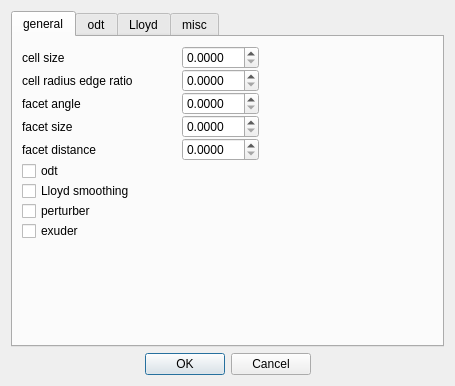
<?xml version="1.0" encoding="UTF-8"?>
<ui version="4.0">
 <class>Dialog_cgal</class>
 <widget class="QDialog" name="Dialog_cgal">
  <property name="geometry">
   <rect>
    <x>0</x>
    <y>0</y>
    <width>455</width>
    <height>386</height>
   </rect>
  </property>
  <property name="windowTitle">
   <string>Export with cgal</string>
  </property>
  <layout class="QVBoxLayout" name="verticalLayout">
   <item>
    <widget class="QTabWidget" name="tabWidget_cgal">
     <property name="currentIndex">
      <number>0</number>
     </property>
     <widget class="QWidget" name="tab">
      <attribute name="title">
       <string>general</string>
      </attribute>
      <layout class="QVBoxLayout" name="verticalLayout_9">
       <property name="spacing">
        <number>0</number>
       </property>
       <property name="leftMargin">
        <number>9</number>
       </property>
       <property name="rightMargin">
        <number>9</number>
       </property>
       <item>
        <layout class="QHBoxLayout" name="horizontalLayout_7">
         <item>
          <widget class="QLabel" name="label_7">
           <property name="minimumSize">
            <size>
             <width>160</width>
             <height>0</height>
            </size>
           </property>
           <property name="text">
            <string>cell size</string>
           </property>
          </widget>
         </item>
         <item>
          <widget class="QDoubleSpinBox" name="doubleSpinBox_CellSize">
           <property name="decimals">
            <number>4</number>
           </property>
           <property name="maximum">
            <double>999.000000000000000</double>
           </property>
           <property name="singleStep">
            <double>0.100000000000000</double>
           </property>
          </widget>
         </item>
         <item>
          <spacer name="horizontalSpacer_5">
           <property name="orientation">
            <enum>Qt::Horizontal</enum>
           </property>
           <property name="sizeHint" stdset="0">
            <size>
             <width>40</width>
             <height>20</height>
            </size>
           </property>
          </spacer>
         </item>
        </layout>
       </item>
       <item>
        <layout class="QHBoxLayout" name="horizontalLayout_6">
         <item>
          <widget class="QLabel" name="label_6">
           <property name="minimumSize">
            <size>
             <width>160</width>
             <height>0</height>
            </size>
           </property>
           <property name="text">
            <string>cell radius edge ratio</string>
           </property>
          </widget>
         </item>
         <item>
          <widget class="QDoubleSpinBox" name="doubleSpinBox_Radius">
           <property name="decimals">
            <number>4</number>
           </property>
           <property name="maximum">
            <double>999.000000000000000</double>
           </property>
           <property name="singleStep">
            <double>0.100000000000000</double>
           </property>
          </widget>
         </item>
         <item>
          <spacer name="horizontalSpacer_4">
           <property name="orientation">
            <enum>Qt::Horizontal</enum>
           </property>
           <property name="sizeHint" stdset="0">
            <size>
             <width>40</width>
             <height>20</height>
            </size>
           </property>
          </spacer>
         </item>
        </layout>
       </item>
       <item>
        <layout class="QHBoxLayout" name="horizontalLayout_2">
         <property name="topMargin">
          <number>0</number>
         </property>
         <item>
          <widget class="QLabel" name="label_3">
           <property name="minimumSize">
            <size>
             <width>160</width>
             <height>0</height>
            </size>
           </property>
           <property name="text">
            <string>facet angle</string>
           </property>
          </widget>
         </item>
         <item>
          <widget class="QDoubleSpinBox" name="doubleSpinBoxFacetAngle">
           <property name="decimals">
            <number>4</number>
           </property>
           <property name="maximum">
            <double>180.000000000000000</double>
           </property>
           <property name="singleStep">
            <double>0.100000000000000</double>
           </property>
          </widget>
         </item>
         <item>
          <spacer name="horizontalSpacer">
           <property name="orientation">
            <enum>Qt::Horizontal</enum>
           </property>
           <property name="sizeHint" stdset="0">
            <size>
             <width>40</width>
             <height>20</height>
            </size>
           </property>
          </spacer>
         </item>
        </layout>
       </item>
       <item>
        <layout class="QHBoxLayout" name="horizontalLayout_3">
         <property name="topMargin">
          <number>0</number>
         </property>
         <item>
          <widget class="QLabel" name="label_4">
           <property name="minimumSize">
            <size>
             <width>160</width>
             <height>0</height>
            </size>
           </property>
           <property name="text">
            <string>facet size</string>
           </property>
          </widget>
         </item>
         <item>
          <widget class="QDoubleSpinBox" name="doubleSpinBox_FacetSize">
           <property name="decimals">
            <number>4</number>
           </property>
           <property name="maximum">
            <double>999.000000000000000</double>
           </property>
           <property name="singleStep">
            <double>0.100000000000000</double>
           </property>
          </widget>
         </item>
         <item>
          <spacer name="horizontalSpacer_2">
           <property name="orientation">
            <enum>Qt::Horizontal</enum>
           </property>
           <property name="sizeHint" stdset="0">
            <size>
             <width>40</width>
             <height>20</height>
            </size>
           </property>
          </spacer>
         </item>
        </layout>
       </item>
       <item>
        <layout class="QHBoxLayout" name="horizontalLayout_5">
         <item>
          <widget class="QLabel" name="label_5">
           <property name="minimumSize">
            <size>
             <width>160</width>
             <height>0</height>
            </size>
           </property>
           <property name="text">
            <string>facet distance</string>
           </property>
          </widget>
         </item>
         <item>
          <widget class="QDoubleSpinBox" name="doubleSpinBox_3FacetDistance">
           <property name="decimals">
            <number>4</number>
           </property>
           <property name="maximum">
            <double>999.000000000000000</double>
           </property>
           <property name="singleStep">
            <double>0.100000000000000</double>
           </property>
          </widget>
         </item>
         <item>
          <spacer name="horizontalSpacer_3">
           <property name="orientation">
            <enum>Qt::Horizontal</enum>
           </property>
           <property name="sizeHint" stdset="0">
            <size>
             <width>40</width>
             <height>20</height>
            </size>
           </property>
          </spacer>
         </item>
        </layout>
       </item>
       <item>
        <layout class="QHBoxLayout" name="horizontalLayout_18">
         <item>
          <widget class="QCheckBox" name="checkBox_ODT">
           <property name="text">
            <string>odt</string>
           </property>
          </widget>
         </item>
         <item>
          <spacer name="horizontalSpacer_11">
           <property name="orientation">
            <enum>Qt::Horizontal</enum>
           </property>
           <property name="sizeHint" stdset="0">
            <size>
             <width>40</width>
             <height>20</height>
            </size>
           </property>
          </spacer>
         </item>
        </layout>
       </item>
       <item>
        <layout class="QHBoxLayout" name="horizontalLayout_17">
         <item>
          <widget class="QCheckBox" name="checkBoxLloyd">
           <property name="text">
            <string>Lloyd smoothing</string>
           </property>
          </widget>
         </item>
         <item>
          <spacer name="horizontalSpacer_9">
           <property name="orientation">
            <enum>Qt::Horizontal</enum>
           </property>
           <property name="sizeHint" stdset="0">
            <size>
             <width>40</width>
             <height>20</height>
            </size>
           </property>
          </spacer>
         </item>
        </layout>
       </item>
       <item>
        <layout class="QHBoxLayout" name="horizontalLayout_21">
         <item>
          <widget class="QCheckBox" name="checkBox_Perturber">
           <property name="text">
            <string>perturber</string>
           </property>
          </widget>
         </item>
         <item>
          <spacer name="horizontalSpacer_15">
           <property name="orientation">
            <enum>Qt::Horizontal</enum>
           </property>
           <property name="sizeHint" stdset="0">
            <size>
             <width>40</width>
             <height>20</height>
            </size>
           </property>
          </spacer>
         </item>
        </layout>
       </item>
       <item>
        <layout class="QHBoxLayout" name="horizontalLayout_23">
         <item>
          <widget class="QCheckBox" name="checkBox_5Exuder">
           <property name="text">
            <string>exuder</string>
           </property>
          </widget>
         </item>
         <item>
          <spacer name="horizontalSpacer_16">
           <property name="orientation">
            <enum>Qt::Horizontal</enum>
           </property>
           <property name="sizeHint" stdset="0">
            <size>
             <width>40</width>
             <height>20</height>
            </size>
           </property>
          </spacer>
         </item>
        </layout>
       </item>
       <item>
        <spacer name="verticalSpacer_7">
         <property name="orientation">
          <enum>Qt::Vertical</enum>
         </property>
         <property name="sizeHint" stdset="0">
          <size>
           <width>20</width>
           <height>40</height>
          </size>
         </property>
        </spacer>
       </item>
      </layout>
     </widget>
     <widget class="QWidget" name="tab_odt">
      <attribute name="title">
       <string>odt</string>
      </attribute>
      <layout class="QVBoxLayout" name="verticalLayout_10">
       <property name="spacing">
        <number>0</number>
       </property>
       <item>
        <widget class="QCheckBox" name="checkBox_FreezeODT">
         <property name="text">
          <string>freeze</string>
         </property>
        </widget>
       </item>
       <item>
        <layout class="QHBoxLayout" name="horizontalLayout_15">
         <item>
          <widget class="QLabel" name="label_13">
           <property name="minimumSize">
            <size>
             <width>160</width>
             <height>0</height>
            </size>
           </property>
           <property name="text">
            <string>max iteration</string>
           </property>
          </widget>
         </item>
         <item>
          <widget class="QSpinBox" name="spinBox_ODTMaxIter"/>
         </item>
         <item>
          <spacer name="horizontalSpacer_12">
           <property name="orientation">
            <enum>Qt::Horizontal</enum>
           </property>
           <property name="sizeHint" stdset="0">
            <size>
             <width>40</width>
             <height>20</height>
            </size>
           </property>
          </spacer>
         </item>
        </layout>
       </item>
       <item>
        <layout class="QHBoxLayout" name="horizontalLayout_14">
         <item>
          <widget class="QLabel" name="label_12">
           <property name="minimumSize">
            <size>
             <width>160</width>
             <height>0</height>
            </size>
           </property>
           <property name="text">
            <string>convergence</string>
           </property>
          </widget>
         </item>
         <item>
          <widget class="QDoubleSpinBox" name="doubleSpinBox_OdtConvergence">
           <property name="decimals">
            <number>3</number>
           </property>
           <property name="singleStep">
            <double>0.010000000000000</double>
           </property>
          </widget>
         </item>
         <item>
          <spacer name="horizontalSpacer_13">
           <property name="orientation">
            <enum>Qt::Horizontal</enum>
           </property>
           <property name="sizeHint" stdset="0">
            <size>
             <width>40</width>
             <height>20</height>
            </size>
           </property>
          </spacer>
         </item>
        </layout>
       </item>
       <item>
        <layout class="QHBoxLayout" name="horizontalLayout_13">
         <item>
          <widget class="QLabel" name="label_11">
           <property name="minimumSize">
            <size>
             <width>160</width>
             <height>0</height>
            </size>
           </property>
           <property name="text">
            <string>Freeze bound</string>
           </property>
          </widget>
         </item>
         <item>
          <widget class="QDoubleSpinBox" name="doubleSpinBox_8OdtFreeze">
           <property name="decimals">
            <number>3</number>
           </property>
           <property name="singleStep">
            <double>0.010000000000000</double>
           </property>
          </widget>
         </item>
         <item>
          <spacer name="horizontalSpacer_14">
           <property name="orientation">
            <enum>Qt::Horizontal</enum>
           </property>
           <property name="sizeHint" stdset="0">
            <size>
             <width>40</width>
             <height>20</height>
            </size>
           </property>
          </spacer>
         </item>
        </layout>
       </item>
       <item>
        <spacer name="verticalSpacer_5">
         <property name="orientation">
          <enum>Qt::Vertical</enum>
         </property>
         <property name="sizeHint" stdset="0">
          <size>
           <width>20</width>
           <height>40</height>
          </size>
         </property>
        </spacer>
       </item>
      </layout>
     </widget>
     <widget class="QWidget" name="tab_lloyd">
      <attribute name="title">
       <string>Lloyd</string>
      </attribute>
      <layout class="QVBoxLayout" name="verticalLayout_7">
       <property name="spacing">
        <number>0</number>
       </property>
       <item>
        <widget class="QCheckBox" name="checkBox_FreezeLloyd">
         <property name="text">
          <string>freeze</string>
         </property>
        </widget>
       </item>
       <item>
        <layout class="QHBoxLayout" name="horizontalLayout_10">
         <item>
          <widget class="QLabel" name="label_8">
           <property name="minimumSize">
            <size>
             <width>160</width>
             <height>0</height>
            </size>
           </property>
           <property name="text">
            <string>freeze bound</string>
           </property>
          </widget>
         </item>
         <item>
          <widget class="QDoubleSpinBox" name="doubleSpinBox_FreezeBoundLLoyd">
           <property name="decimals">
            <number>3</number>
           </property>
           <property name="singleStep">
            <double>0.010000000000000</double>
           </property>
          </widget>
         </item>
         <item>
          <spacer name="horizontalSpacer_19">
           <property name="orientation">
            <enum>Qt::Horizontal</enum>
           </property>
           <property name="sizeHint" stdset="0">
            <size>
             <width>40</width>
             <height>20</height>
            </size>
           </property>
          </spacer>
         </item>
        </layout>
       </item>
       <item>
        <layout class="QHBoxLayout" name="horizontalLayout_11">
         <item>
          <widget class="QLabel" name="label_9">
           <property name="minimumSize">
            <size>
             <width>160</width>
             <height>0</height>
            </size>
           </property>
           <property name="text">
            <string>convergence</string>
           </property>
          </widget>
         </item>
         <item>
          <widget class="QDoubleSpinBox" name="doubleSpinBox_ConvergenceLloyd">
           <property name="decimals">
            <number>3</number>
           </property>
           <property name="singleStep">
            <double>0.010000000000000</double>
           </property>
          </widget>
         </item>
         <item>
          <spacer name="horizontalSpacer_18">
           <property name="orientation">
            <enum>Qt::Horizontal</enum>
           </property>
           <property name="sizeHint" stdset="0">
            <size>
             <width>40</width>
             <height>20</height>
            </size>
           </property>
          </spacer>
         </item>
        </layout>
       </item>
       <item>
        <layout class="QHBoxLayout" name="horizontalLayout_12">
         <item>
          <widget class="QLabel" name="label_10">
           <property name="minimumSize">
            <size>
             <width>160</width>
             <height>0</height>
            </size>
           </property>
           <property name="text">
            <string>max iteration</string>
           </property>
          </widget>
         </item>
         <item>
          <widget class="QSpinBox" name="spinBoxMaxITLloyd"/>
         </item>
         <item>
          <spacer name="horizontalSpacer_17">
           <property name="orientation">
            <enum>Qt::Horizontal</enum>
           </property>
           <property name="sizeHint" stdset="0">
            <size>
             <width>40</width>
             <height>20</height>
            </size>
           </property>
          </spacer>
         </item>
        </layout>
       </item>
       <item>
        <spacer name="verticalSpacer">
         <property name="orientation">
          <enum>Qt::Vertical</enum>
         </property>
         <property name="sizeHint" stdset="0">
          <size>
           <width>20</width>
           <height>40</height>
          </size>
         </property>
        </spacer>
       </item>
      </layout>
     </widget>
     <widget class="QWidget" name="tab_misc">
      <attribute name="title">
       <string>misc</string>
      </attribute>
      <layout class="QVBoxLayout" name="verticalLayout_11">
       <property name="spacing">
        <number>0</number>
       </property>
       <item>
        <layout class="QHBoxLayout" name="horizontalLayout_20">
         <item>
          <widget class="QLabel" name="label_16">
           <property name="minimumSize">
            <size>
             <width>160</width>
             <height>0</height>
            </size>
           </property>
           <property name="text">
            <string>exuder sliver bound</string>
           </property>
          </widget>
         </item>
         <item>
          <widget class="QDoubleSpinBox" name="doubleSpinBox_ExuderSliver">
           <property name="decimals">
            <number>3</number>
           </property>
           <property name="singleStep">
            <double>0.010000000000000</double>
           </property>
          </widget>
         </item>
         <item>
          <spacer name="horizontalSpacer_7">
           <property name="orientation">
            <enum>Qt::Horizontal</enum>
           </property>
           <property name="sizeHint" stdset="0">
            <size>
             <width>40</width>
             <height>20</height>
            </size>
           </property>
          </spacer>
         </item>
        </layout>
       </item>
       <item>
        <layout class="QHBoxLayout" name="horizontalLayout_22">
         <item>
          <widget class="QLabel" name="label_17">
           <property name="minimumSize">
            <size>
             <width>160</width>
             <height>0</height>
            </size>
           </property>
           <property name="text">
            <string>perturber sliver bound</string>
           </property>
          </widget>
         </item>
         <item>
          <widget class="QDoubleSpinBox" name="doubleSpinBox_PerturberSliver">
           <property name="decimals">
            <number>3</number>
           </property>
           <property name="singleStep">
            <double>0.010000000000000</double>
           </property>
          </widget>
         </item>
         <item>
          <spacer name="horizontalSpacer_10">
           <property name="orientation">
            <enum>Qt::Horizontal</enum>
           </property>
           <property name="sizeHint" stdset="0">
            <size>
             <width>40</width>
             <height>20</height>
            </size>
           </property>
          </spacer>
         </item>
        </layout>
       </item>
       <item>
        <spacer name="verticalSpacer_6">
         <property name="orientation">
          <enum>Qt::Vertical</enum>
         </property>
         <property name="sizeHint" stdset="0">
          <size>
           <width>20</width>
           <height>40</height>
          </size>
         </property>
        </spacer>
       </item>
      </layout>
     </widget>
    </widget>
   </item>
   <item>
    <widget class="QDialogButtonBox" name="buttonBox">
     <property name="orientation">
      <enum>Qt::Horizontal</enum>
     </property>
     <property name="standardButtons">
      <set>QDialogButtonBox::Cancel|QDialogButtonBox::Ok</set>
     </property>
     <property name="centerButtons">
      <bool>true</bool>
     </property>
    </widget>
   </item>
  </layout>
 </widget>
 <resources/>
 <connections>
  <connection>
   <sender>buttonBox</sender>
   <signal>accepted()</signal>
   <receiver>Dialog_cgal</receiver>
   <slot>accept()</slot>
   <hints>
    <hint type="sourcelabel">
     <x>248</x>
     <y>254</y>
    </hint>
    <hint type="destinationlabel">
     <x>157</x>
     <y>274</y>
    </hint>
   </hints>
  </connection>
  <connection>
   <sender>buttonBox</sender>
   <signal>rejected()</signal>
   <receiver>Dialog_cgal</receiver>
   <slot>reject()</slot>
   <hints>
    <hint type="sourcelabel">
     <x>316</x>
     <y>260</y>
    </hint>
    <hint type="destinationlabel">
     <x>286</x>
     <y>274</y>
    </hint>
   </hints>
  </connection>
 </connections>
</ui>
